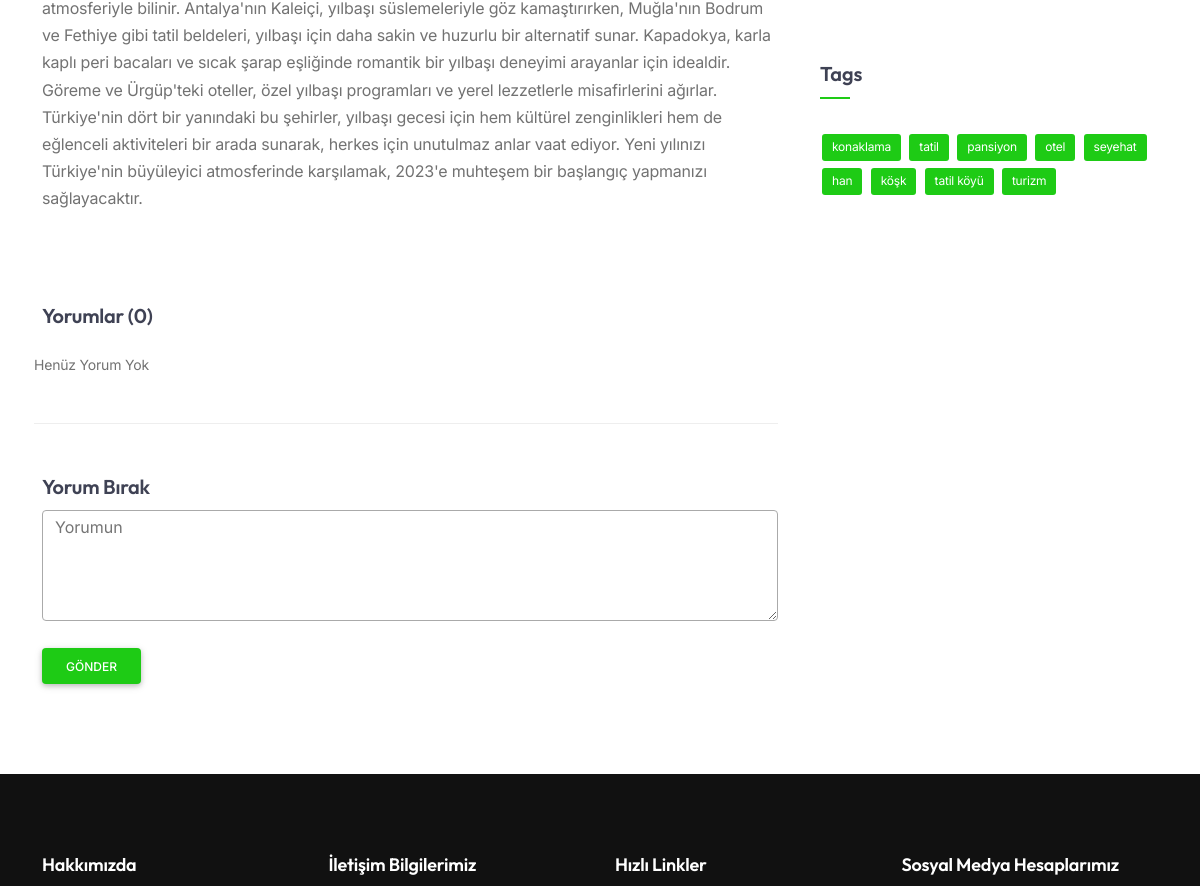
The page /blog/turkiyenin-islts-altnda-yeni-yla-merhaba/ (middle part) on the database as committed earlier.
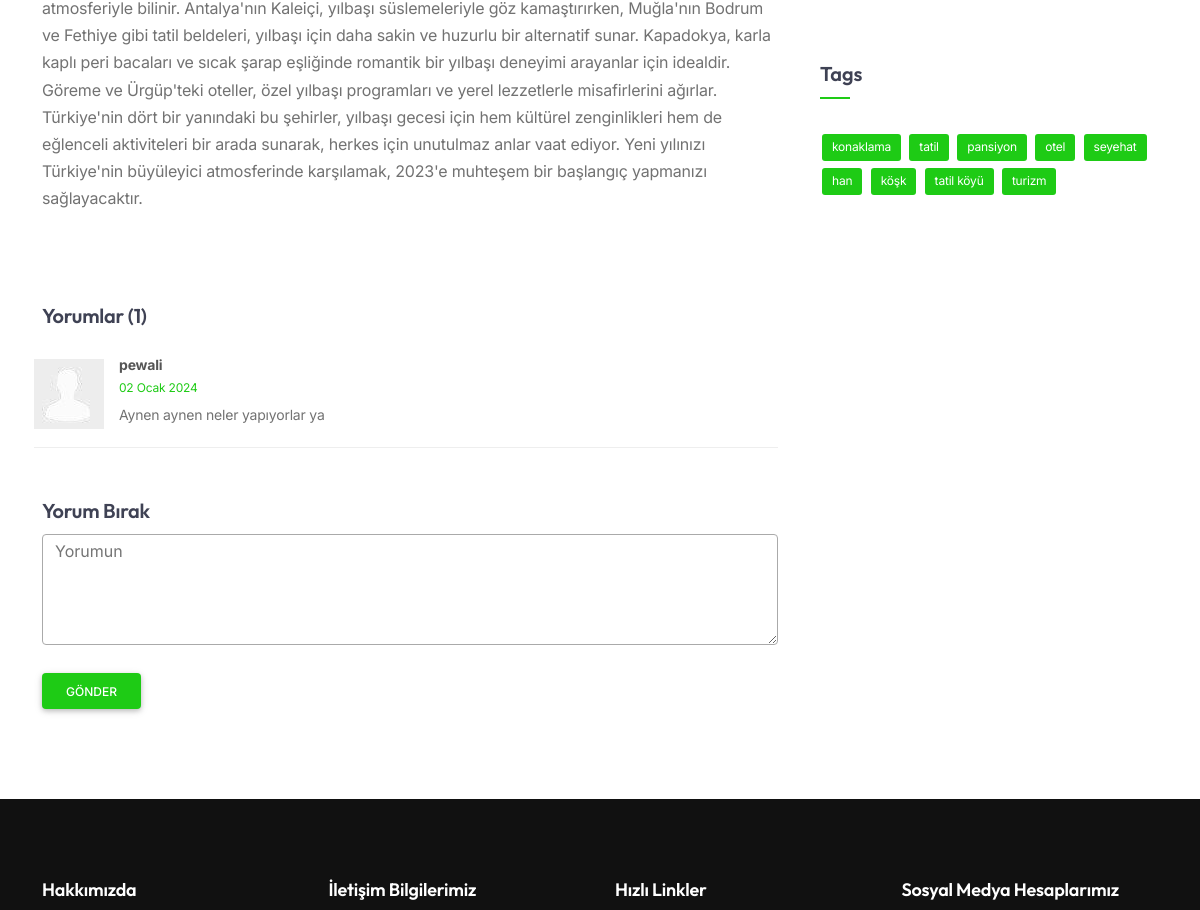
The same page on the database as committed later.
### rentacar/models.py (models this page shows, shortened)
class Comment(models.Model):
    blog = models.ForeignKey(Blog, on_delete=models.CASCADE, related_name='comments', verbose_name="Blog Yorumları")
    user = models.ForeignKey(User, on_delete=models.CASCADE)
    content = models.TextField()
    created_at = models.DateTimeField(auto_now_add=True)
    class Meta:
        verbose_name = "Yorum"
        verbose_name_plural = "Yorumlar"
        ordering = ['-id']

class User(AbstractUser):
    is_admin = models.BooleanField(verbose_name='Yönetici', default=False)
    is_customer = models.BooleanField(verbose_name='Müşteri', default=True)

### rentacar/views.py (the view, shortened to what this page needs)
# urls.py: path('blog/<slug:slug>/', views.blog_detail, name='blog_detail'),
def blog_detail(request, slug):
    title = 'Blog'
    blog = get_object_or_404(Blog, slug=slug)
    blog_detail_recent_posts = list(Blog.objects.order_by('-created_at')[:5])
    comments = Comment.objects.filter(blog=blog).order_by('-created_at')
    return render(request, 'pages/blog_detail.html', {
        'title': title,
        'blog': blog,
        'comments': comments,
        'blog_detail_recent_posts': blog_detail_recent_posts,
    })

### templates/pages/blog_detail.html (shortened to what this page needs)
{% extends 'base.html' %}
{% load static %}
{% block content %}
        <div class="no-bottom no-top" id="content">
			<section aria-label="section">
                <div class="container">
                    <div class="row">
                        <div class="col-md-8">
                            <div class="blog-read">
                                <div class="post-text">
                                    <p>{{ blog.content }}</p>
                                </div>
                            </div>
                            <div class="spacer-single"></div>
                            <div id="blog-comment">
                                <h4>Yorumlar ({{comments.count}})</h4>
                                <div class="spacer-half"></div>
                                <ol>
                                    {% for comment in comments %}
                                        <li>
                                            <div class="avatar">
                                                <img src="{% static 'images/misc/avatar-2.jpg' %}" alt="">
                                            </div>
                                            <div class="comment-info">
                                                <span class="c_name">{{ comment.user.username }}</span>
                                                <span class="c_date id-color">{{ comment.created_at|date:"d F Y" }}</span>
                                            </div>
                                            <div class="comment">{{ comment.content }}</div>
                                        </li>
                                    {% empty %}
                                        <li>Henüz Yorum Yok</li>
                                    {% endfor %}
                                </ol>
                                <div class="spacer-single"></div>
                                <div id="comment-form-wrapper">
                                    <h4>Yorum Bırak</h4>
                                    <div class="comment_form_holder">
                                        <form method="post" action="{% url 'blog_detail' blog.slug %}">
                                            <textarea name="comment" cols="40" rows="4" class="form-control" placeholder="Yorumun"></textarea>
                                            <br>
                                            <input type="submit" value="Gönder" class="btn btn-primary">
                                        </form>
                                    </div>
                                </div>
                            </div>
                        </div>
                        <div id="sidebar" class="col-md-4">
                            <div class="widget widget-text">
                            </div>
                            <div class="widget widget_tags">
                                <h4>Tags</h4>
                                <div class="small-border"></div>
                                <ul>
                                    <li><a href="#link">konaklama</a></li>
                                    <li><a href="#link">tatil</a></li>
                                    <li><a href="#link">pansiyon</a></li>
                                    <li><a href="#link">otel</a></li>
                                    <li><a href="#link">seyehat</a></li>
                                    <li><a href="#link">han</a></li>
                                    <li><a href="#link">köşk</a></li>
                                    <li><a href="#link">tatil köyü</a></li>
                                    <li><a href="#link">turizm</a></li>
                                </ul>
                            </div>
                        </div>
                    </div>
                </div>
            </section>
        </div>
{% endblock %}

Rows that differ between the two databases and show on the page:
added Comment: user.username "pewali", created_at "02 Ocak 2024", content "Aynen aynen neler yapıyorlar ya"
Other text that changed with them:
{{ comments.count }}: "0" → "1"
text no longer shown: "Henüz Yorum Yok"
